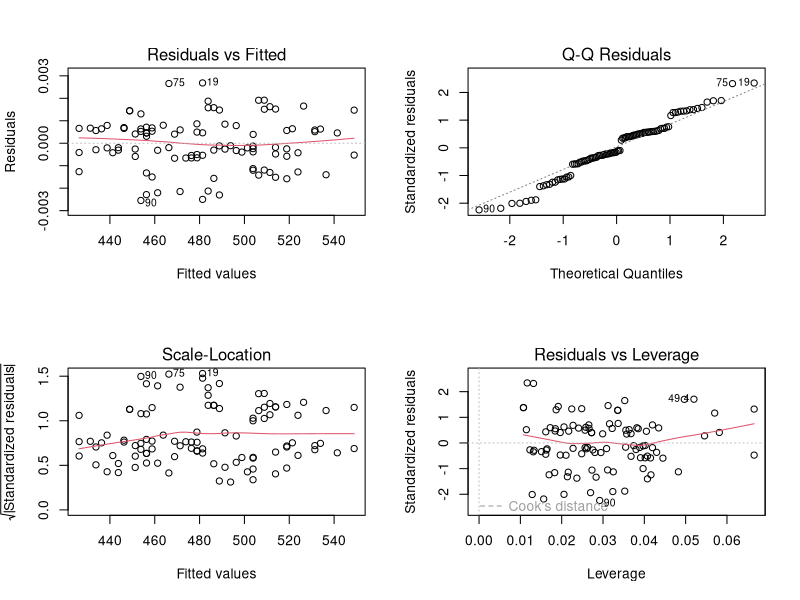

The R source for this figure: (Note: this script raises an error after producing the figure.)
# setwd("SET THE Working Director to THE PATH TO THIS DIRECTORY")
library(car)

data <- read.csv("Datasets/CEO_salary.csv")
attach(data)

# Divid the Salary by 1000 to be able to better show the values.
salary1 <- salary/1000

# Now we create a New Data frame out of age, heit and Salary
data1 <- data.frame(age, height, salary1)

# Fit a Multiple Linear Regression model into data.
# Variables are Salary and age
lm(formula = salary1 ~ age + height)

# or better store the resulted model into a variable for further use.
m <- lm(salary1~age+height)

# See documentation of plot.lm 
# https://www.rdocumentation.org/packages/stats/versions/3.6.1/topics/plot.lm

par(mfrow = c(2,2))

plot(m, ask=F)

# Good resource for understanding the lm plots 

# https://data.library.virginia.edu/diagnostic-plots/


# Here we do some advanced regression diagnostics. 

par(mfrow = c(1,1))
# 
# https://www.statmethods.net/stats/rdiagnostics.html 

# Assessing Outliers
outlierTest(m) # Bonferonni p-value for most extreme obs
qqPlot(m, main="QQ Plot") #qq plot for studentized resid 
leveragePlots(m) # leverage plots



# Influential Observations

# Cook's D plot
# identify D values > 4/(n-k-1) 
cutoff <- 4/((nrow(data1)-length(m$coefficients)-2)) 
plot(m, which=4, cook.levels=cutoff)

# Influence Plot 
influencePlot(m, id.method="identify", main="Influence Plot",
              sub="Circle size is proportial to Cook's Distance" )



# Normality of Residuals
# qq plot for studentized resid
qqPlot(m, main="QQ Plot")
# distribution of studentized residuals
library(MASS)
sresid <- studres(m) 
hist(sresid, freq=FALSE, 
     main="Distribution of Studentized Residuals")
xfit<-seq(min(sresid),max(sresid),length=40) 
yfit<-dnorm(xfit) 
lines(xfit, yfit)

# Evaluate homoscedasticity
# non-constant error variance test
ncvTest(fit)
# plot studentized residuals vs. fitted values 
spreadLevelPlot(fit)
